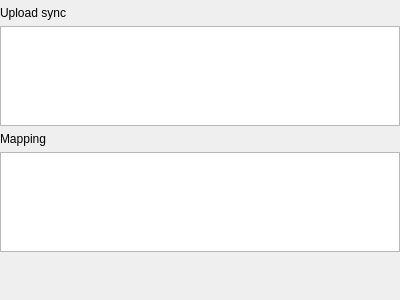
<?xml version="1.0" encoding="UTF-8"?>
<ui version="4.0">
 <class>FTPFormDirSettingUi</class>
 <widget class="QWidget" name="FTPFormDirSettingUi">
  <property name="geometry">
   <rect>
    <x>0</x>
    <y>0</y>
    <width>400</width>
    <height>300</height>
   </rect>
  </property>
  <property name="windowTitle">
   <string>Form</string>
  </property>
  <layout class="QVBoxLayout" name="verticalLayout">
   <property name="leftMargin">
    <number>0</number>
   </property>
   <property name="topMargin">
    <number>6</number>
   </property>
   <property name="rightMargin">
    <number>0</number>
   </property>
   <property name="bottomMargin">
    <number>0</number>
   </property>
   <item>
    <widget class="QLabel" name="label">
     <property name="minimumSize">
      <size>
       <width>80</width>
       <height>0</height>
      </size>
     </property>
     <property name="maximumSize">
      <size>
       <width>80</width>
       <height>16777215</height>
      </size>
     </property>
     <property name="baseSize">
      <size>
       <width>80</width>
       <height>0</height>
      </size>
     </property>
     <property name="text">
      <string>Upload sync</string>
     </property>
     <property name="alignment">
      <set>Qt::AlignLeading|Qt::AlignLeft|Qt::AlignVCenter</set>
     </property>
    </widget>
   </item>
   <item>
    <widget class="ady::DirMappingView" name="localTreeView">
     <property name="maximumSize">
      <size>
       <width>16777215</width>
       <height>100</height>
      </size>
     </property>
     <property name="editTriggers">
      <set>QAbstractItemView::CurrentChanged|QAbstractItemView::DoubleClicked|QAbstractItemView::EditKeyPressed|QAbstractItemView::SelectedClicked</set>
     </property>
     <property name="selectionMode">
      <enum>QAbstractItemView::SingleSelection</enum>
     </property>
     <property name="rootIsDecorated">
      <bool>false</bool>
     </property>
     <property name="itemsExpandable">
      <bool>false</bool>
     </property>
    </widget>
   </item>
   <item>
    <widget class="QLabel" name="re">
     <property name="minimumSize">
      <size>
       <width>80</width>
       <height>0</height>
      </size>
     </property>
     <property name="maximumSize">
      <size>
       <width>80</width>
       <height>16777215</height>
      </size>
     </property>
     <property name="baseSize">
      <size>
       <width>80</width>
       <height>0</height>
      </size>
     </property>
     <property name="text">
      <string>Mapping</string>
     </property>
     <property name="alignment">
      <set>Qt::AlignLeading|Qt::AlignLeft|Qt::AlignVCenter</set>
     </property>
    </widget>
   </item>
   <item>
    <widget class="ady::DirMappingView" name="remoteTreeView">
     <property name="maximumSize">
      <size>
       <width>16777215</width>
       <height>100</height>
      </size>
     </property>
     <property name="editTriggers">
      <set>QAbstractItemView::CurrentChanged|QAbstractItemView::EditKeyPressed|QAbstractItemView::SelectedClicked</set>
     </property>
     <property name="rootIsDecorated">
      <bool>false</bool>
     </property>
     <property name="itemsExpandable">
      <bool>false</bool>
     </property>
    </widget>
   </item>
   <item>
    <spacer name="verticalSpacer">
     <property name="orientation">
      <enum>Qt::Vertical</enum>
     </property>
     <property name="sizeHint" stdset="0">
      <size>
       <width>20</width>
       <height>40</height>
      </size>
     </property>
    </spacer>
   </item>
  </layout>
 </widget>
 <customwidgets>
  <customwidget>
   <class>ady::DirMappingView</class>
   <extends>QTreeView</extends>
   <header location="global">components/DirMappingView.h</header>
  </customwidget>
 </customwidgets>
 <resources/>
 <connections/>
</ui>
